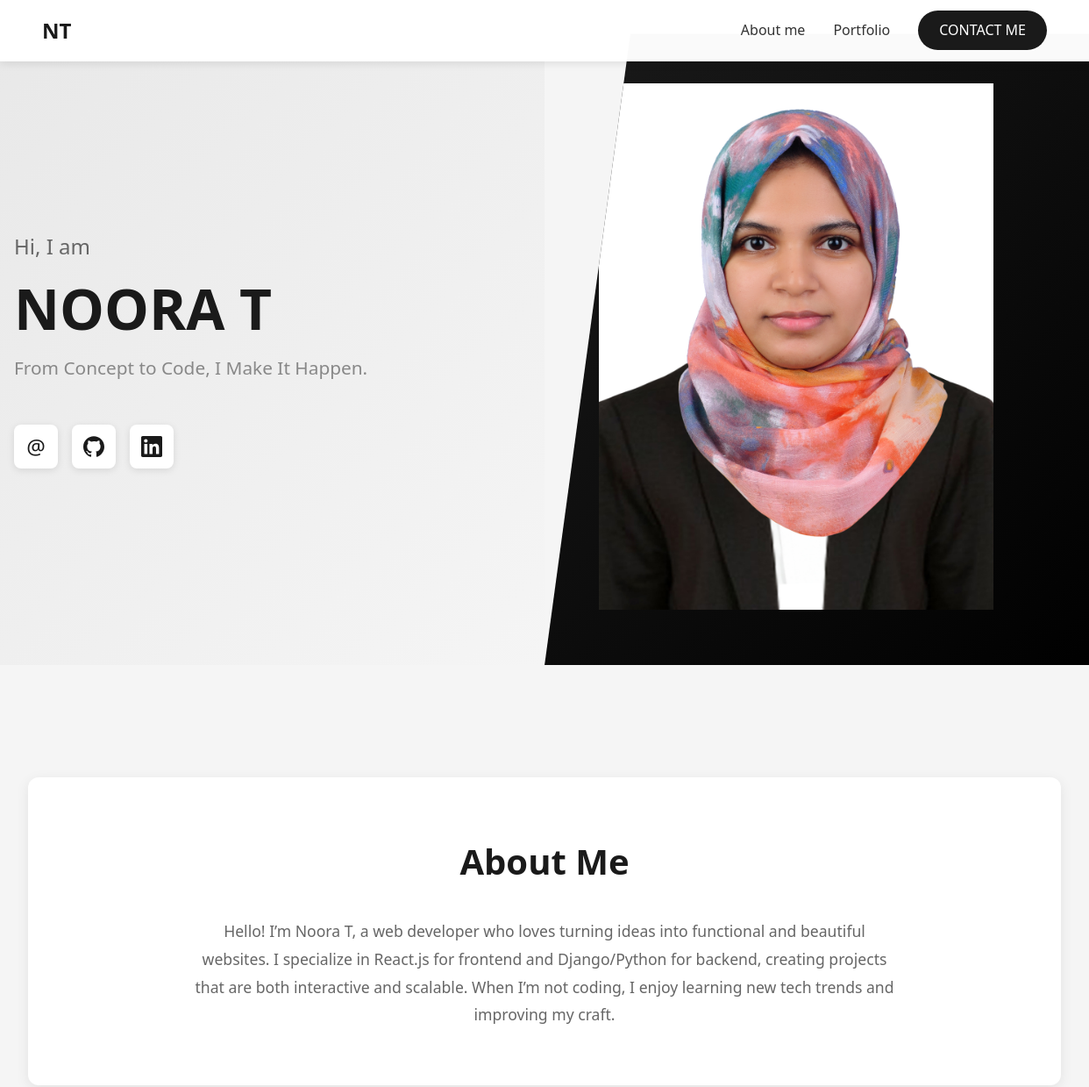
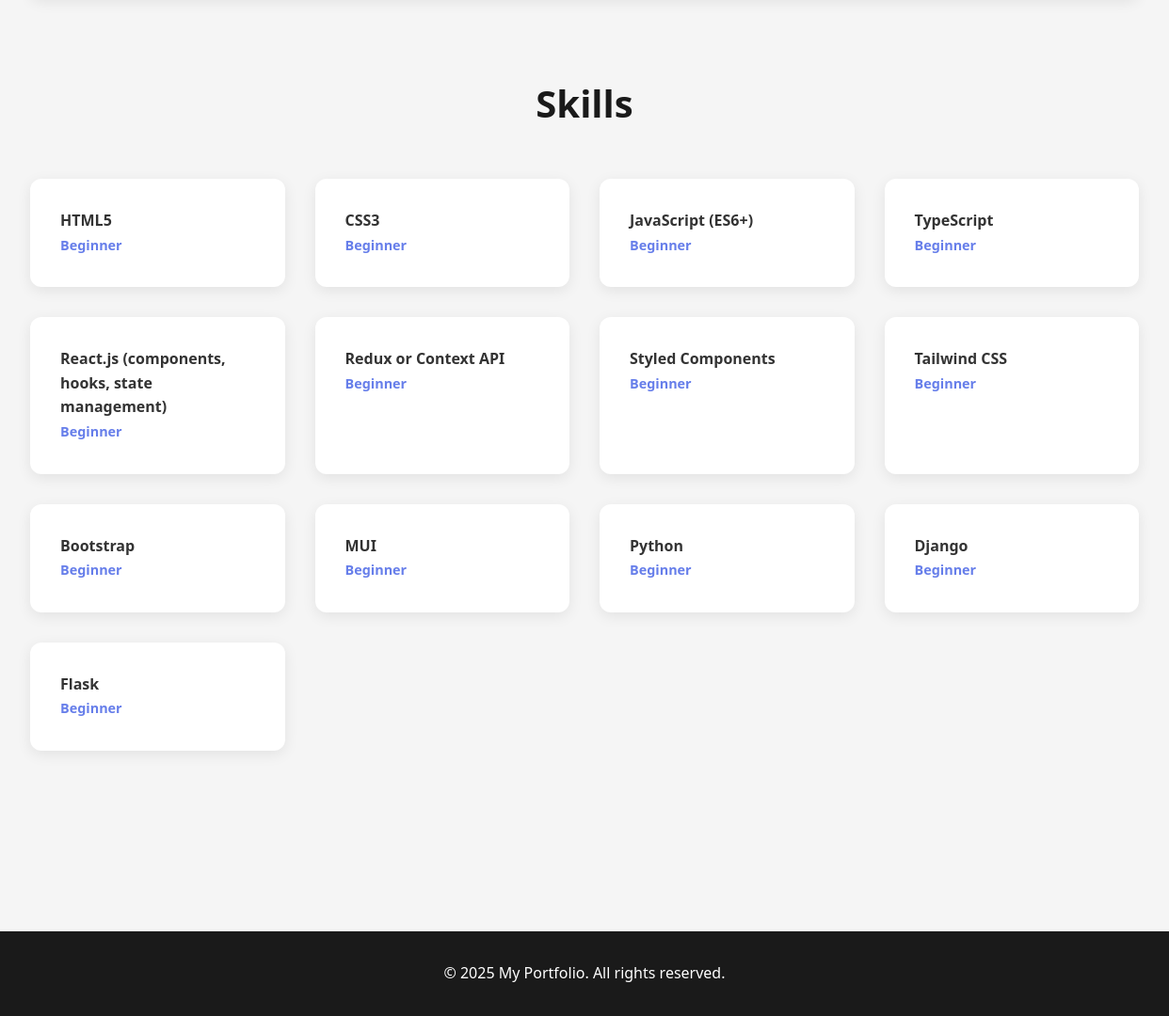
The page / on the database its author committed (2 pictures, top to bottom).
### portfolio/models.py (models this page shows, shortened)
class Profile(models.Model):
    name = models.CharField(max_length=100)
    tagline = models.CharField(max_length=200)
    bio = models.TextField()
    email = models.EmailField()
    github = models.URLField(blank=True)
    linkedin = models.URLField(blank=True)
    profile_image = models.ImageField(upload_to='profile/', blank=True, null=True)

class Skill(models.Model):
    name = models.CharField(max_length=100)
    level = models.CharField(max_length=50, blank=True)

### portfolio/views.py (the view)
# urls.py: 2. Add a URL to urlpatterns:  path('', views.home, name='home')
def home(request):
    profile = Profile.objects.first()
    skills = Skill.objects.all()
    context = {
        'profile': profile,
        'skills': skills,
    }
    return render(request, 'portfolio/home.html', context)

### portfolio/templates/portfolio/home.html (shortened to what this page needs)
{% extends 'portfolio/base.html' %}
{% block content %}
{% if profile %}
<section class="hero">
    <div class="hero-left">
        <div class="hero-content">
            <p class="hero-greeting">Hi, I am</p>
            <h1 class="hero-name">{{ profile.name }}</h1>
            <p class="hero-tagline">{{ profile.tagline }}</p>
            <div class="social-links">
                {% if profile.email %}
                    <a href="mailto:{{ profile.email }}" class="social-icon" title="Email">@</a>
                {% endif %}
                {% if profile.github %}
                    <a href="{{ profile.github }}" target="_blank" rel="noopener noreferrer" class="social-icon" title="GitHub">
                    </a>
                {% endif %}
                {% if profile.linkedin %}
                    <a href="{{ profile.linkedin }}" target="_blank" rel="noopener noreferrer" class="social-icon" title="LinkedIn">
                    </a>
                {% endif %}
            </div>
        </div>
    </div>
    <div class="hero-right">
        <div class="hero-image-container">
            {% if profile.profile_image %}
                <img src="{{ profile.profile_image.url }}" alt="{{ profile.name }}" class="hero-image">
            {% else %}
                <div class="placeholder-image">
                    {{ profile.name|slice:":1" }}
                </div>
            {% endif %}
        </div>
    </div>
</section>
{% endif %}
<div class="container">
    {% if profile %}
    <section class="about-section" id="about">
        <h2>About Me</h2>
        <p>{{ profile.bio }}</p>
    </section>
    {% endif %}
    <section class="skills-section" id="skills">
        <h2>Skills</h2>
        <div class="skills-grid">
            {% if skills %}
                {% for skill in skills %}
                    <div class="skill-card">
                        <h4>{{ skill.name }}</h4>
                        <span class="proficiency-text">{{ skill.level }}</span>
                    </div>
                {% endfor %}
            {% else %}
                <p>No skills added yet.</p>
            {% endif %}
        </div>
    </section>
</div>
{% endblock %}

### portfolio/templates/portfolio/base.html (style rules this page uses)
* { margin: 0; padding: 0; box-sizing: border-box; }
body { font-family: 'Segoe UI', Tahoma, Geneva, Verdana, sans-serif; line-height: 1.6; color: #333; background: #f5f5f5; }
.container { max-width: 1400px; margin: 0 auto; padding: 2rem; }

### portfolio/templates/portfolio/home.html (style rules this page uses)
.hero { display: grid; grid-template-columns: 1fr 1fr; min-height: 90vh; background: #f5f5f5; margin: -2rem -2rem 3rem -2rem; padding: 0; position: relative; }
.hero-left { background: linear-gradient(135deg, #e8e8e8 0%, #f5f5f5 100%); padding: 4rem 3rem; display: flex; flex-direction: column; justify-content: center; position: relative; }
.hero-right { background: linear-gradient(135deg, #1a1a1a 0%, #000000 100%); display: flex; align-items: center; justify-content: center; position: relative; clip-path: polygon(15% 0, 100% 0, 100% 100%, 0% 100%); }
.hero-content { max-width: 600px; }
.hero-greeting { font-size: 1.5rem; color: #666; margin-bottom: 1rem; font-weight: 400; }
.hero-name { font-size: 4rem; font-weight: 700; color: #1a1a1a; margin-bottom: 1rem; line-height: 1.1; }
.hero-tagline { font-size: 1.3rem; color: #888; margin-bottom: 3rem; font-weight: 300; }
.hero-image-container { position: relative; z-index: 2; margin-left: -80px; }
.hero-image { width: 450px; height: 600px; object-fit: cover; border-radius: 0; }
.social-links { display: flex; gap: 1rem; margin-top: 2rem; }
.social-icon { width: 50px; height: 50px; background: white; border-radius: 8px; display: flex; align-items: center; justify-content: center; text-decoration: none; color: #1a1a1a; font-size: 1.5rem; transition: all 0.3s; box-shadow: 0 2px 8px rgba(0,0,0,0.1); }
.about-section { background: white; padding: 4rem 2rem; border-radius: 12px; margin: 3rem 0; box-shadow: 0 4px 15px rgba(0,0,0,0.08); }
.about-section h2 { text-align: center; margin-bottom: 2rem; color: #1a1a1a; font-size: 2.5rem; }
.about-section p { max-width: 800px; margin: 0 auto; text-align: center; font-size: 1.1rem; color: #666; line-height: 1.8; }
.skills-section { margin: 5rem 0; }
.skills-section h2 { text-align: center; margin-bottom: 3rem; color: #1a1a1a; font-size: 2.5rem; }
.skills-grid { display: grid; grid-template-columns: repeat(auto-fit, minmax(250px, 1fr)); gap: 2rem; }
.skill-card { background: white; padding: 2rem; border-radius: 12px; box-shadow: 0 4px 15px rgba(0,0,0,0.08); transition: transform 0.3s, box-shadow 0.3s; }
.proficiency-text { font-size: 0.9rem; color: #667eea; font-weight: 600; }

### rows shown on the page
Profile: name "NOORA T", tagline "From Concept to Code, I Make It Happen.", profile_image (picture), bio "Hello! I’m Noora T, a web developer who loves turning ideas into functional and beautiful websites. I specialize in React.js for frontend and Django/Python for backend, creating projects that are both interactive and scalable. When I’m not coding, I enjoy learning new tech trends and improving my craft."
Skill: name "HTML5", level "Beginner"
Skill: name "CSS3", level "Beginner"
Skill: name "JavaScript (ES6+)", level "Beginner"
Skill: name "TypeScript", level "Beginner"
Skill: name "React.js (components, hooks, state management)", level "Beginner"
Skill: name "Redux or Context API", level "Beginner"
Skill: name "Styled Components", level "Beginner"
Skill: name "Tailwind CSS", level "Beginner"
Skill: name "Bootstrap", level "Beginner"
Skill: name "MUI", level "Beginner"
Skill: name "Python", level "Beginner"
Skill: name "Django", level "Beginner"
Skill: name "Flask", level "Beginner"
